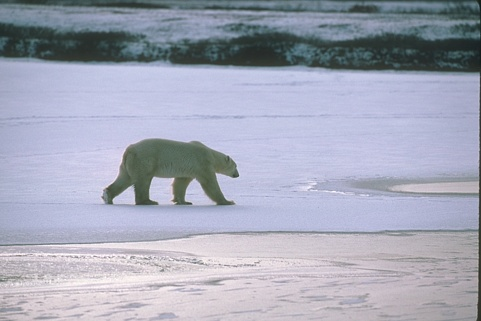
#> input picture data/raw/BSDS500/images/test/100007.jpg, 481 x 321 px
$ python -i edge_detector.py   (imports and definitions only)
#> lines starting #> are read from the running program, lines starting #| are printed output that depends on the picture; after the words box and inside, x2 and y2 are one past the last pixel; in counts of white or black regions, pixels touching at a corner belong together
#> further down, picture is the input picture: shape (321, 481, 3); mean B, G, R 183.7, 167.6, 164.2
"""
Adaptive Canny Edge Detector Module.

Implements a self-tuning edge detector that automatically selects
optimal thresholds based on image quality features.

"""

import cv2
import numpy as np
from pathlib import Path
from typing import Tuple, Optional, Union, Dict
from dataclasses import dataclass

from .feature_extraction import FeatureExtractor, ImageFeatures
from .threshold_predictor import ThresholdPredictor, ThresholdPrediction


@dataclass
class EdgeDetectionResult:
    """Container for edge detection results."""
    edges: np.ndarray
    low_threshold: float
    high_threshold: float
    features: ImageFeatures
    method: str = "adaptive"


class AdaptiveCannyDetector:
    """
    Self-tuning Canny edge detector using image quality-aware threshold prediction.

    Automatically adjusts thresholds based on the image's quality
    characteristics (brightness, contrast, noise, etc.) to produce
    consistent edge detection results across varying imaging conditions.
    """

    # [5 lines left out: function __init__, not called in this run]

    def set_predictor(self, predictor: ThresholdPredictor) -> None:
        self.threshold_predictor = predictor

    # [48 lines left out: functions detect, detect_with_thresholds, not called in this run]


class FixedThresholdDetector:
    """
    Standard Canny detector with fixed thresholds for baseline comparison.
    """

    def __init__(self, low_threshold: int = 50, high_threshold: int = 150):
        self.low_threshold = low_threshold
        self.high_threshold = high_threshold

    def detect(self, image: np.ndarray) -> EdgeDetectionResult:
        gray = cv2.cvtColor(image, cv2.COLOR_BGR2GRAY) if len(image.shape) == 3 else image
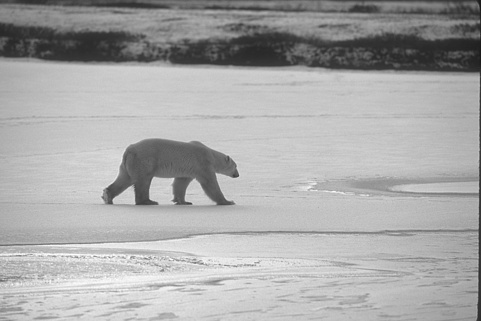
#> gray: shape (321, 481); min 26, max 254, mean 168.4
        blurred = cv2.GaussianBlur(gray, (5, 5), 1.4)
        edges = cv2.Canny(blurred, self.low_threshold, self.high_threshold,
                          L2gradient=True)
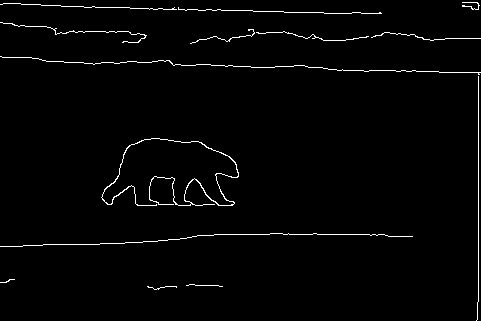
#> edges: shape (321, 481); 1.8% white in thin lines or dots
        return EdgeDetectionResult(
            edges=edges,
            low_threshold=self.low_threshold,
            high_threshold=self.high_threshold,
            features=None,
            method="fixed",
        )


class OtsuThresholdDetector:
    """
    Canny detector using a sigma-median heuristic for automatic threshold selection.
    Uses median-sigma rule, not Otsu's method on gradient magnitude.
    """

    def __init__(self, sigma: float = 0.33):
        self.sigma = sigma

    # [65 lines left out: functions detect, find_optimal_thresholds, not called in this run]

>>> import cv2
>>> picture = cv2.imread('../data/raw/BSDS500/images/test/100007.jpg')
>>> result = FixedThresholdDetector().detect(picture)

$ run again, on data/raw/BSDS500/images/test/103006.jpg
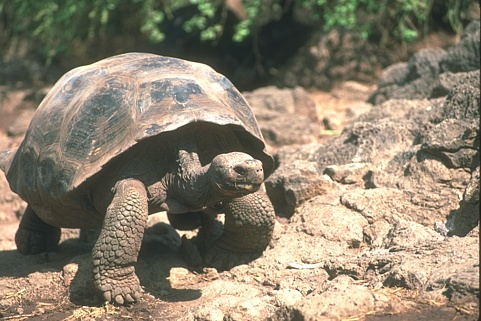
#> input picture data/raw/BSDS500/images/test/103006.jpg, 481 x 321 px
#> picture is the input picture: shape (321, 481, 3); mean B, G, R 110.6, 129.6, 140.2
#> in detect, `blurred = cv2.GaussianBlur(gray, (5, 5), 1.4)`:
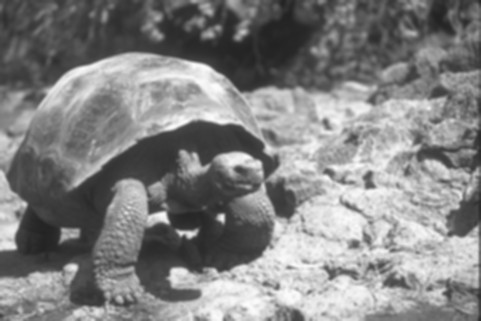
#> blurred: shape (321, 481); min 34, max 252, mean 130.6
#> in detect, `edges = cv2.Canny(blurred, self.low_threshold, self.high_threshold, L2..`:
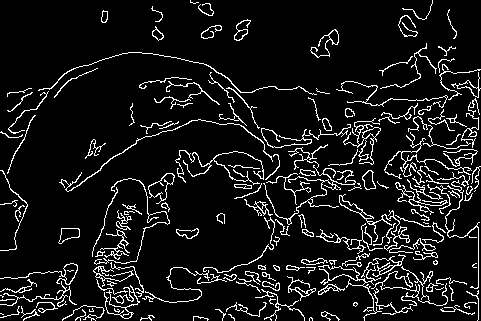
#> edges: shape (321, 481); 9% white in thin lines or dots

$ run again, on data/raw/BSDS500/images/test/104055.jpg
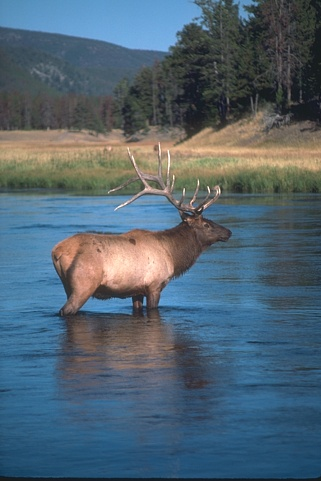
#> input picture data/raw/BSDS500/images/test/104055.jpg, 321 x 481 px
#> picture is the input picture: shape (481, 321, 3); mean B, G, R 113.3, 100, 81.2
#> in detect, `gray = cv2.cvtColor(image, cv2.COLOR_BGR2GRAY) if len(image.shape) == ..`:
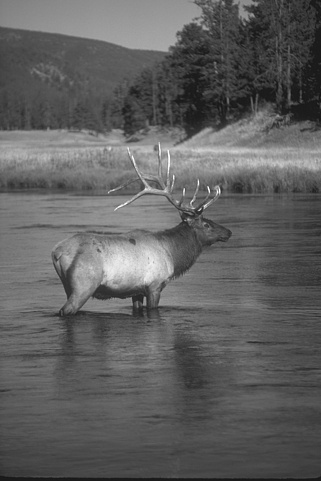
#> gray: shape (481, 321); min 19, max 254, mean 95.9
#> in detect, `edges = cv2.Canny(blurred, self.low_threshold, self.high_threshold, L2..`:
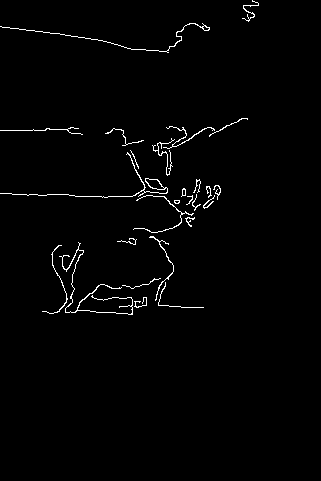
#> edges: shape (481, 321); 1.5% white in thin lines or dots, all inside (x1, y1, x2, y2) = (0, 0, 259, 315)

$ run again, on data/raw/BSDS500/images/test/106005.jpg
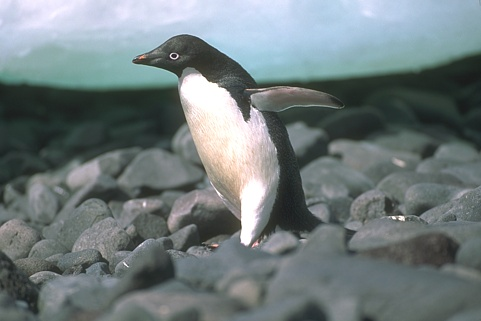
#> input picture data/raw/BSDS500/images/test/106005.jpg, 481 x 321 px
#> picture is the input picture: shape (321, 481, 3); mean B, G, R 125.2, 123.8, 112.9
#> in detect, `gray = cv2.cvtColor(image, cv2.COLOR_BGR2GRAY) if len(image.shape) == ..`:
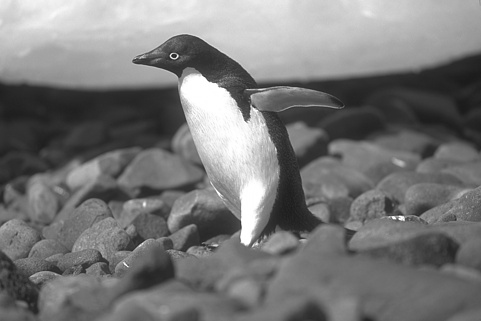
#> gray: shape (321, 481); min 27, max 255, mean 120.7
#> in detect, `edges = cv2.Canny(blurred, self.low_threshold, self.high_threshold, L2..`:
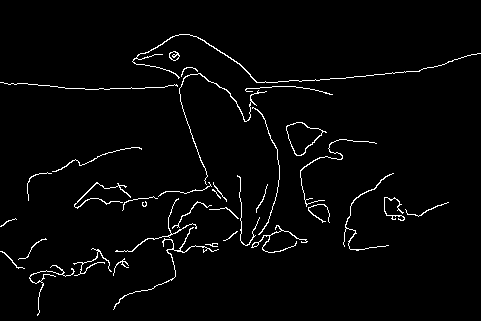
#> edges: shape (321, 481); 2.5% white in thin lines or dots, all inside (x1, y1, x2, y2) = (0, 34, 481, 316)
